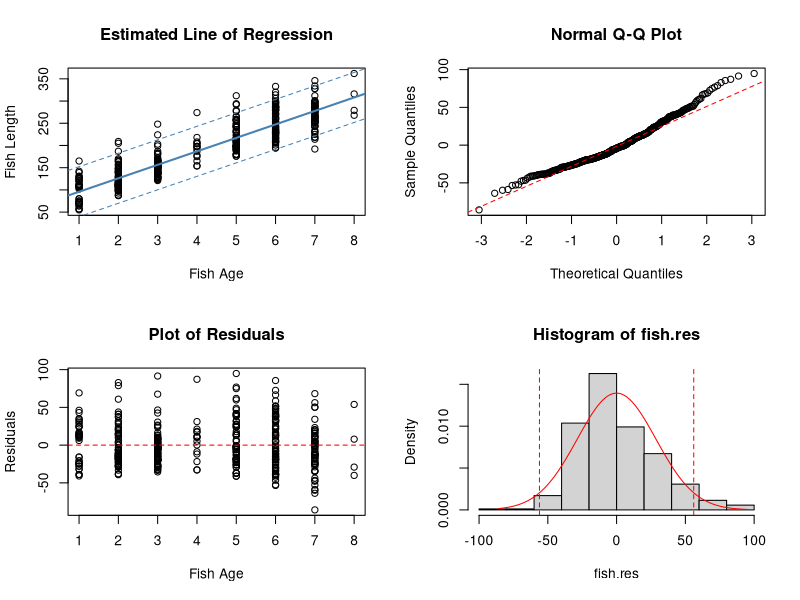

R code for this plot:
# ###########################################################################
# #                                                                         #
# #                           ASSIGNMENT #3                                 #
# #                                                                         #
# ###########################################################################

# A hypothetical fishery in Florida, USA has 439 fish. The fishery has the 
# record of age (in months) and length (in cm) of each fish. 
#
# 1. What is the fitted regression line
# 2. What proportion of the variability in y(length) explained by the linear 
#    relationship
# 3. What is the slope of the regression line. Does the true slope is equal 
#    to 0? Provide your answer using the hypothesis testing.
# 4. What measures the amount of variability in y(length) about the line at 
#    a given value of x(age). Provide the numeric value from the R output.
# 5. Is there any relationship between the fish age and fish length?
#

setwd("data-sci-learning/dat201/")
df = read.csv("assignment3.csv")


# ---------------------------------------------------------------------------
# 1. What is the fitted regression line
fish.mod = lm(Length~Age, data = df)
fish.res = residuals(fish.mod)
fish.sum = summary(fish.mod)

# pull out some useful parameters
b0 = fish.mod$coefficients[1]   # y-intercept
b1 = fish.mod$coefficients[2]   # slope of the line
se = fish.sum$sigma             # std dev of the residuals
n = nrow(df)                    # number of observations


par(mfrow=c(2,2))

# scatter plot with the fitted regression line 
plot(df$Age, df$Length, 
     xlab="Fish Age", 
     ylab="Fish Length", 
     main="Estimated Line of Regression")
abline(fish.mod, col="steelblue", lwd=2)

# Add the 95% prediction interval
t.val = qt(0.975, n-2)
interval = t.val * se
abline(b0 + interval, b1, col="steelblue", lty=2)
abline(b0 - interval, b1, col="steelblue", lty=2)

# quantile-quantile plot 
qqnorm(fish.res)
qqline(fish.res, col="red", lty=2)

# plot of residuals and their expected mean (=0)
plot(df$Age, fish.res, 
     xlab="Fish Age", 
     ylab="Residuals", 
     main="Plot of Residuals")
abline(h=0, col="red", lty=2)

# histogram of residuals with normal distribution curve 
hist(fish.res, prob=TRUE)
xx = seq(min(fish.res), max(fish.res), length=1000)
lines(xx, dnorm(xx, mean=mean(fish.res), sd=sd(fish.res)), col="red")
#abline(v=mean(fish.res), col="steelblue")

interval2 = qnorm(0.975) * sd(fish.res)
abline(v=interval2, col="red", lty=2)
abline(v=-interval2, col="red", lty=2)

summary(fish.res)    # median=-4.5, mean=0

# Despite the distribution of residuals being rightly skewed (median < mean)
# these values for intervals are close (within 0.39% of each other).
interval - interval2                     # 0.2200583
(interval - interval2) / interval * 100  # 0.39%

# CONCLUSION
# Predicted values for fish length can be predicted with a given age using the
# following linear equation and with the 95% prediction interval
#     Length = 65.5 + 30.3 * Age  (+- 56.3)



# ---------------------------------------------------------------------------
# 2. What proportion of the variability in y(length) explained by the linear 
#    relationship

r.sq = fish.sum$r.squared     #0.8165

# Coefficient of Determination R^2 
# This tells us that approximately 81.7% of the observed variations in fish 
# length can be explained by this regression model.



# ---------------------------------------------------------------------------
# 3. What is the slope of the regression line. Does the true slope is equal 
#    to 0? Provide your answer using the hypothesis testing.

slope = b1 = fish.mod$coefficients[2]    # 30.3

# A true slope of 0 implies that there is no relationship between fish weight
# and age.  Let's set up our null and alternative hypotheses. 

#      null hypothesis H0:  b1 = 0
#       alt hypothesis Ha:  b1 != 0

# First, let's assume H0 is valid.  In this case, we determine the probability 
# that we would see the same results we found in the sample.  Let's also assume
# a 95% confidence interval, meaning if the probability that b1 = 0 is less 
# than 5%, we will reject H0.

p.value = fish.sum$coefficients[2,4]     # 5.515796e-163

# CONCLUSION:
# This very small value for p implies very strong evidence to reject H0 and 
# accept Ha.  Furthermore, it can be stated that we are more than 99.999% 
# confident (1-p.value) that the true slope is not 0.  



# ---------------------------------------------------------------------------
# 4. What measures the amount of variability in y(length) about the line at 
#    a given value of x(age). Provide the numeric value from the R output.

# Residual standard error
# Describes the deviation from the model that the observed data represents. 
rse = fish.sum$sigma      # 28.65

# Using this we can determine a 95% prediction interval. For any prediction of 
# fish length for a given fish age, we can expect to see values above and 
# below the predicted amount by this interval 95% of the time.  
# (Also calculated above and, shown on the plots, and mentioned in the equation 
# for the line of regression.)  
t.val = qt(0.975, n-2)
interval = t.val * se     # 56.3


# ---------------------------------------------------------------------------
# 5. Is there any relationship between the fish age and fish length?

# coefficient of correlation
r = sqrt(r.sq)                   # 0.9036039
corr = cor(df$Length, df$Age)    # 0.9035912

# CONCLUSION:
# The coefficient of correlation, r=0.904, is positive and it is very close to 
# +1, which means that the fish length (y) and age (x) have a very strong 
# linear relationship.


